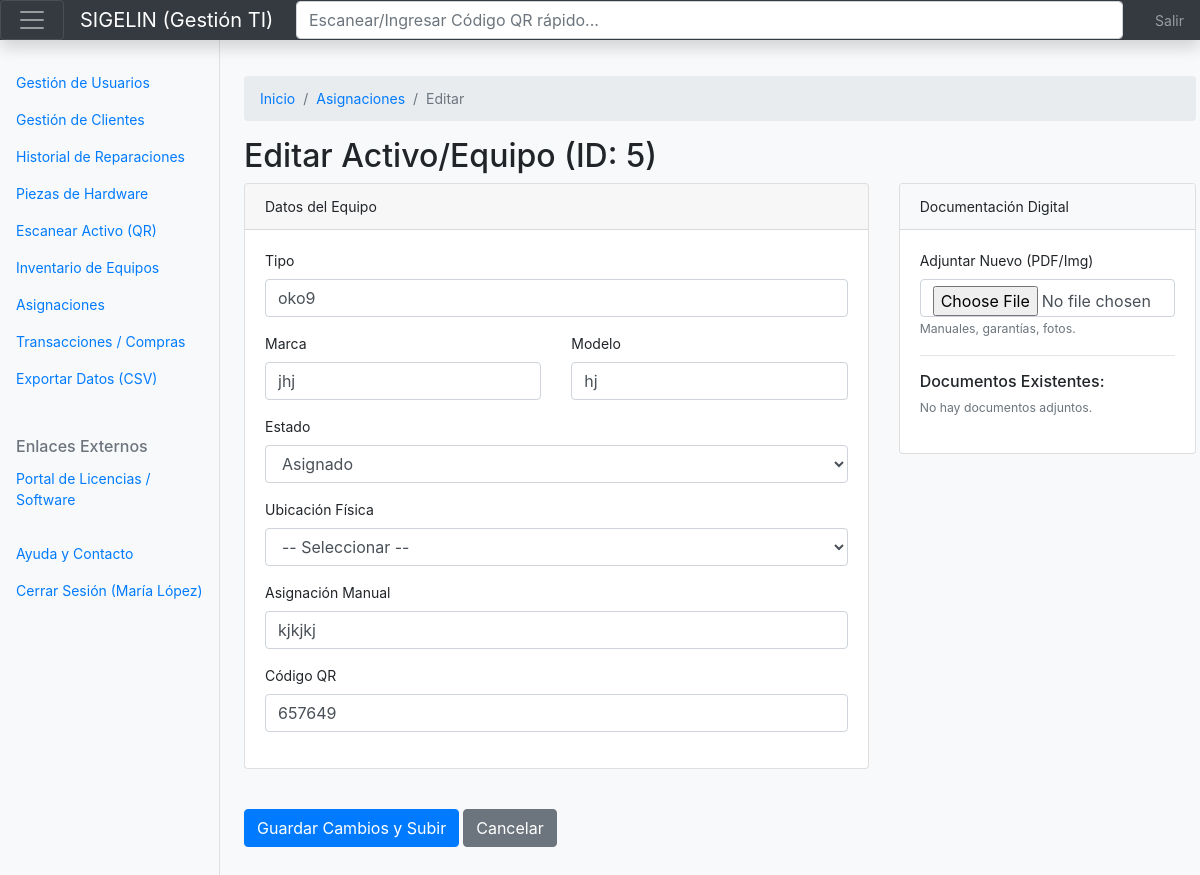
Screenshot of /editar_equipo.php?id=5 (signed in) with the database file from the repository.
### tables this page shows
CREATE TABLE IF NOT EXISTS `qr` (
  `id_qr` int NOT NULL AUTO_INCREMENT,
  `id_equipo` int NOT NULL,
  `codigo_qr` varchar(255) NOT NULL,
  PRIMARY KEY (`id_qr`),
  UNIQUE KEY `id_equipo` (`id_equipo`),
  UNIQUE KEY `codigo_qr` (`codigo_qr`)
);

CREATE TABLE IF NOT EXISTS `equipo` (
  `id_equipo` int NOT NULL AUTO_INCREMENT,
  `tipo` varchar(100) DEFAULT NULL,
  `modelo` varchar(100) DEFAULT NULL,
  `marca` varchar(100) DEFAULT NULL,
  `estado` enum('Disponible','Asignado','Reparacion','Baja') NOT NULL,
  `lugar_asignado` varchar(255) DEFAULT NULL,
  `id_ubicacion` int DEFAULT NULL,
  `id_usuario` int DEFAULT NULL,
  PRIMARY KEY (`id_equipo`),
  KEY `id_ubicacion` (`id_ubicacion`),
  KEY `id_usuario` (`id_usuario`),
  KEY `idx_tipo_modelo_equipo` (`tipo`,`modelo`)
);

### editar_equipo.php (the view, shortened to what this page needs)
<?php
$db = new Database();
$conn = $db->dbConnection();
$id_equipo = $_GET['id'] ?? null;
$stmt = $conn->prepare("
    SELECT e.*, qr.codigo_qr
    FROM equipo e
    LEFT JOIN qr qr ON e.id_equipo = qr.id_equipo
    WHERE e.id_equipo = :id
");
$stmt->execute([':id' => $id_equipo]);
$equipo = $stmt->fetch(PDO::FETCH_ASSOC);
$stmtDocs = $conn->prepare("SELECT * FROM documento WHERE entidad_relacionada_tipo = 'equipo' AND entidad_relacionada_id = :id");
$stmtDocs->execute([':id' => $id_equipo]);
$documentos = $stmtDocs->fetchAll(PDO::FETCH_ASSOC);
?>
<!DOCTYPE html>
<html lang="es">
<?php require_once 'includes/head.php'; ?>
<body>
<?php require_once 'includes/header.php'; ?>
<div class="container-fluid">
    <div class="row">
        <?php require_once 'includes/sidebar.php'; ?>
        <main class="col-md-9 ms-sm-auto col-lg-10 px-4">
            <nav aria-label="breadcrumb" class="mt-3">
              <ol class="breadcrumb">
                <li class="breadcrumb-item"><a href="index.php">Inicio</a></li>
                <li class="breadcrumb-item"><a href="asignaciones.php">Asignaciones</a></li>
                <li class="breadcrumb-item active" aria-current="page">Editar</li>
              </ol>
            </nav>
            <h2 class="mt-3">Editar Activo/Equipo (ID: <?= $id_equipo ?>)</h2>
            <form method="post" enctype="multipart/form-data">
                <div class="row">
                    <div class="col-md-8">
                        <div class="card mb-3">
                            <div class="card-header">Datos del Equipo</div>
                            <div class="card-body">
                                <div class="form-group mb-3">
                                    <label>Tipo</label>
                                    <input type="text" name="tipo" class="form-control" required value="<?= htmlspecialchars($equipo['tipo'] ?? ''); ?>">
                                </div>
                                <div class="row">
                                    <div class="col">
                                        <label>Marca</label>
                                        <input type="text" name="marca" class="form-control" required value="<?= htmlspecialchars($equipo['marca'] ?? ''); ?>">
                                    </div>
                                    <div class="col">
                                        <label>Modelo</label>
                                        <input type="text" name="modelo" class="form-control" required value="<?= htmlspecialchars($equipo['modelo'] ?? ''); ?>">
                                    </div>
                                </div>
                                <div class="form-group mt-3">
                                    <label>Estado</label>
                                    <select name="estado" class="form-control" required>
                                        <option value="Asignado" <?= $equipo['estado'] == 'Asignado' ? 'selected' : '' ?>>Asignado</option>
                                    </select>
                                </div>
                                <div class="form-group mt-3">
                                    <label>Ubicación Física</label>
                                    <select name="id_ubicacion" class="form-control">
                                        <option value="">-- Seleccionar --</option>
                                    </select>
                                </div>
                                <div class="form-group mt-3">
                                    <label>Asignación Manual</label>
                                    <input type="text" name="lugar_asignado" class="form-control" value="<?= htmlspecialchars($equipo['lugar_asignado'] ?? ''); ?>">
                                </div>
                                <div class="form-group mt-3">
                                    <label>Código QR</label>
                                    <input type="text" name="codigo_qr" class="form-control" required value="<?= htmlspecialchars($equipo['codigo_qr'] ?? ''); ?>">
                                </div>
                            </div>
                        </div>
                    </div>
                    <div class="col-md-4">
                        <div class="card">
                            <div class="card-header bg-light">Documentación Digital</div>
                            <div class="card-body">
                                <div class="mb-3">
                                    <label class="form-label">Adjuntar Nuevo (PDF/Img)</label>
                                    <input type="file" name="documento_adjunto" class="form-control">
                                    <small class="text-muted">Manuales, garantías, fotos.</small>
                                </div>
                                <hr>
                                <h6>Documentos Existentes:</h6>
                                <?php if (count($documentos) > 0): ?>
                                    <ul class="list-group list-group-flush">
                                        <?php foreach ($documentos as $doc): ?>
                                            <li class="list-group-item d-flex justify-content-between align-items-center">
                                                <a href="<?= $doc['ruta_storage']; ?>" target="_blank" class="text-decoration-none text-truncate" style="max-width: 150px;">
                                                    📄 <?= htmlspecialchars($doc['nombre_original']); ?>
                                                </a>
                                                <a href="editar_equipo.php?id=<?= $id_equipo; ?>&delete_doc=<?= $doc['uuid']; ?>"
                                                   class="btn btn-sm btn-outline-danger"
                                                   onclick="return confirm('¿Borrar este documento?')">×</a>
                                            </li>
                                        <?php endforeach; ?>
                                    </ul>
                                <?php else: ?>
                                    <p class="text-muted small">No hay documentos adjuntos.</p>
                                <?php endif; ?>
                            </div>
                        </div>
                    </div>
                </div>
                <div class="mt-4 mb-5">
                    <button type="submit" class="btn btn-primary">Guardar Cambios y Subir</button>
                    <a href="equipos.php" class="btn btn-secondary">Cancelar</a>
                </div>
            </form>
        </main>
    </div>
</div>
</body>
</html>

### css/dashboard.css (style rules this page uses)
body { font-size: 0.875rem; background-color: #f8f9fa; }
@media (min-width: 768px) { main { margin-left: 220px; padding-top: 20px; } }

### rows the page displays
qr: tipo "oko9", marca "jhj", modelo "hj", lugar_asignado "kjkjkj", codigo_qr "657649"
equipo: estado "Asignado"

### other values shown
$_SESSION['user_nombre'] "María López"
$id_equipo "5"
